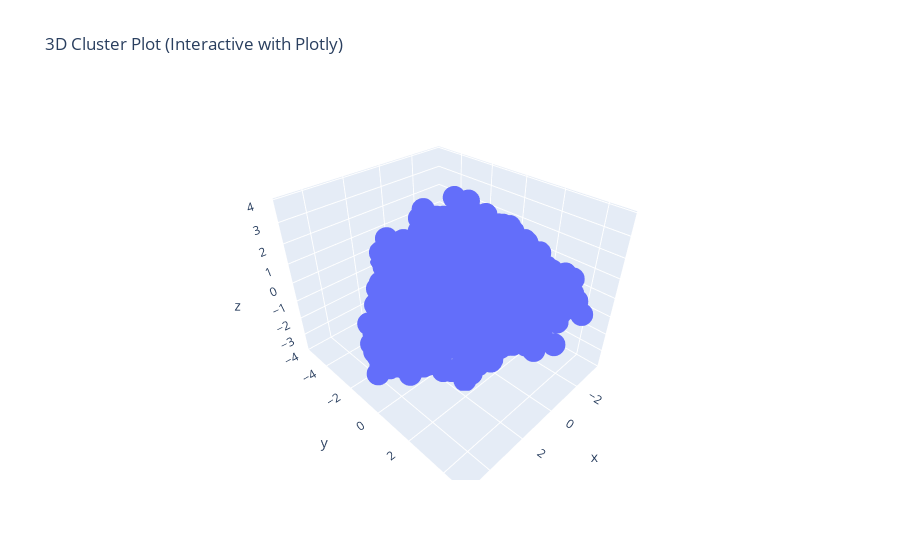

Notebook source saved alongside this figure:
### Code cell
import plotly.express as px
fig = px.scatter_3d(
    x=x_p.iloc[:, 0],  # PC1
    y=x_p.iloc[:, 1],  # PC2
    z=x_p.iloc[:, 2],  # PC3
    title="3D Cluster Plot (Interactive with Plotly)"
)
fig.show()

### Figure 1 — Plotly figure (JSON) as saved in the notebook; plotly's stock layout.template omitted (floating-point values rounded to 4 significant figures; data arrays with more than 128 entries replaced by an {"elided": "..."} marker saying what was removed)
{"data": [{"hovertemplate": "x=%{x}<br>y=%{y}<br>z=%{z}<extra></extra>", "legendgroup": "", "marker": {"color": "#636efa", "symbol": "circle"}, "mode": "markers", "name": "", "scene": "scene", "showlegend": false, "type": "scatter3d", "x": {"elided": "5318 float values"}, "y": {"elided": "5318 float values"}, "z": {"elided": "5318 float values"}}], "layout": {"legend": {"tracegroupgap": 0}, "scene": {"domain": {"x": [0, 1], "y": [0, 1]}, "xaxis": {"title": {"text": "x"}}, "yaxis": {"title": {"text": "y"}}, "zaxis": {"title": {"text": "z"}}}, "title": {"text": "3D Cluster Plot (Interactive with Plotly)"}}}
